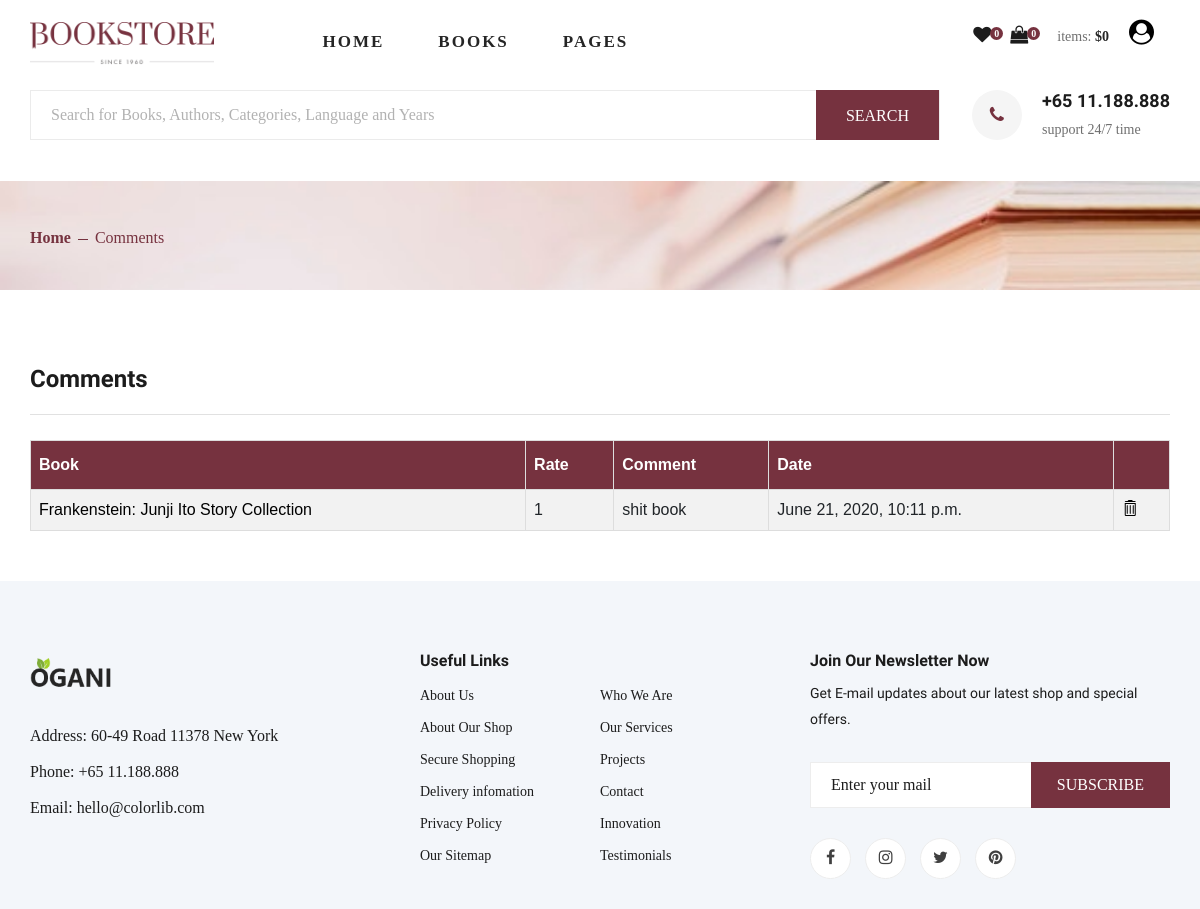
Before: /user-comments/ (signed in) with the older database file.
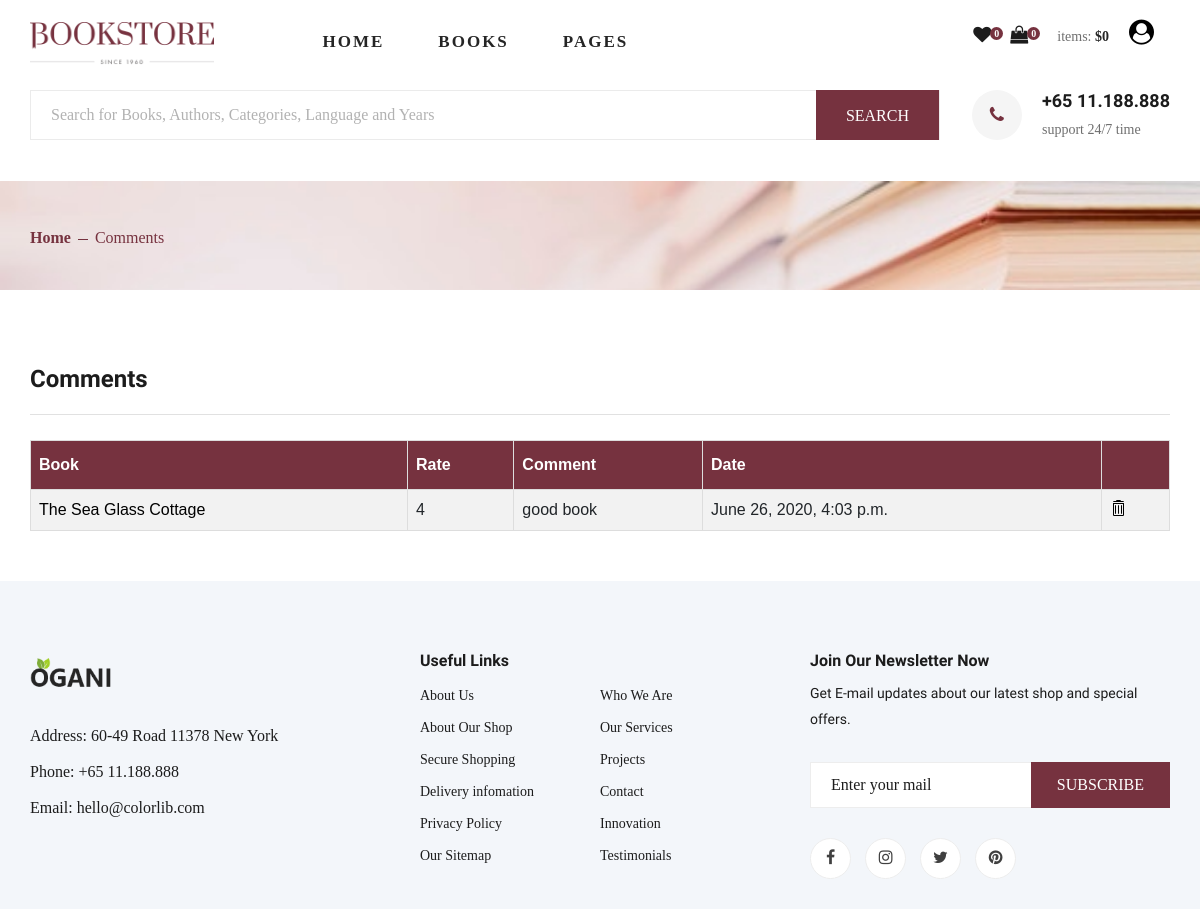
After: the same page with the newer database file.
### main/models.py (models this page shows, shortened)
class Comment(models.Model):
    RATING = (
        (1, 1),
        (2, 2),
        (3, 3),
        (4, 4),
        (5, 5),
    )
    book = models.ForeignKey(to="Book", on_delete=models.CASCADE)
    user = models.ForeignKey(User, on_delete=models.CASCADE)
    message = models.TextField(max_length=255)
    rating = models.IntegerField(choices=RATING, default=0)
    create_at = models.DateTimeField(auto_now_add=True)
    update_at = models.DateTimeField(auto_now=True)

class Book(models.Model):
    name = models.CharField(max_length=250, unique=True)
    image = models.ImageField(upload_to="books-img", blank=True)
    description = models.TextField(null=True, blank=True)
    Publication_date = models.DateField(default='2020-12-31')
    page = models.IntegerField('Pages number', default=100)
    for_age = models.IntegerField('For ages', default=15)
    price = models.FloatField(default=0.0)
    discount_price = models.FloatField(blank=True, null=True)
    authors = models.ManyToManyField(to='Author')
    language = models.ForeignKey(to='Language', on_delete=models.DO_NOTHING)
    categories = models.ManyToManyField(to='Category')
    year = models.ForeignKey(to='Year', on_delete=models.DO_NOTHING)
    favourite = models.ManyToManyField(
        User, related_name='favourite', blank=True)
    active = models.BooleanField(default=True)
    slug = models.SlugField(unique=True, null=True, blank=True)
    create_at = models.DateTimeField(auto_now_add=True)
    update_at = models.DateTimeField(auto_now=True)

### main/views.py (the view)
# urls.py: path('user-comments/', views.user_comments_list, name="user_comments_list"),
@login_required(login_url='/users/login', redirect_field_name='/')
def user_comments_list(request):
    user_comments = models.Comment.objects.filter(
        user_id=request.user.id).order_by('-create_at')
    context = {
        'comments': 'exist',
        "user_comments": user_comments,
    }
    context.update(total_price_items(request.user.id))
    return render(request, 'main/comments.html', context)

### main/views.py (called while the page is built)
def total_price_items(userid):
    shopcart = ShopCart.objects.filter(user_id=userid)
    context = {
        'shopcart': shopcart,
        'total_price': total_price(shopcart),
        'favourites_count': models.Book.objects.filter(
            favourite=userid).count()
    }
    return context

### order/views.py (called while the page is built)
def total_price(shopcart):
    total_price = 0
    for book_in_cart in shopcart:
        if book_in_cart.book.discount_price:
            total_price += book_in_cart.quantity * book_in_cart.book.discount_price
        else:
            total_price += book_in_cart.quantity * book_in_cart.book.price
    return round(total_price, 2)

### templates/main/comments.html (shortened to what this page needs)
{% extends "base/main/layout/layout.html" %}
{% load i18n %}
{% load static %}
{% load crispy_forms_tags %}
{% block content %}
{% include 'main/extra/breadcrumb.html' %}
<section class="checkout spad">
    <div class="container">
        <div class="checkout__form">
            <h4>Comments</h4>
            <div class="row">
                <div class="col-lg-12">
                    <table class="user-comment" id="customers">
                        <tr>
                            <th>Book</th>
                            <th>Rate</th>
                            <th>Comment</th>
                            <th>Date</th>
                            <th></th>
                        </tr>
                        {% if user_comments %}
                        {% for comment in user_comments %}
                        <tr>
                            <td><a href="{% url 'main:book_details' comment.book.slug %}">{{ comment.book.name }}</a>
                            </td>
                            <td>{{ comment.rating }}</td>
                            <td>{{ comment.message }}</td>
                            <td>{{ comment.create_at }}</td>
                            <td> <a href="{% url 'main:delete_comment' comment.id %}"
                                    onclick="return confirm('Delete!\nAre you Sure?')">
                                    <span class="icon_trash_alt" title="Delete book"></span></a></td>
                        </tr>
                        {% endfor %}
                        {% endif %}
                    </table>
                </div>
            </div>
        </div>
    </div>
</section>
{% endblock %}

Changed rows visible on the page:
removed Comment: book.name "Frankenstein: Junji Ito Story Collection", rating "1", message "shit book", create_at "June 21, 2020, 10:11 p.m."
added Comment: book.name "The Sea Glass Cottage", rating "4", message "good book", create_at "June 26, 2020, 4:03 p.m."
